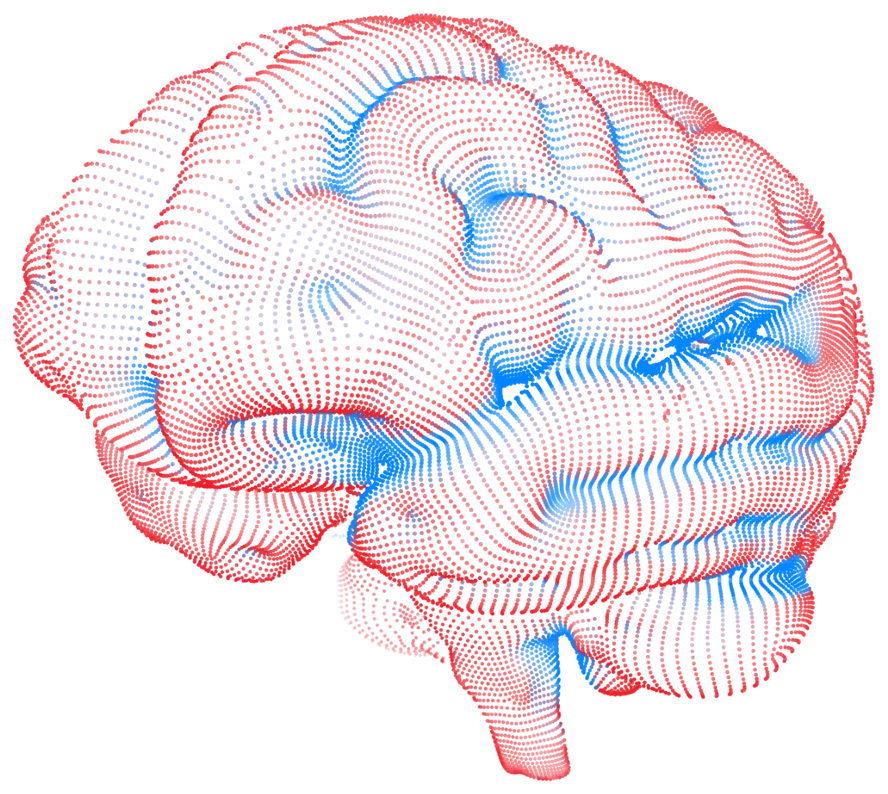
#> input picture sfn-2026/hero-brain.webp, 888 x 794 px, shrunk from 1145 x 1024 before the run, found by its file name
$ python brain-particles.py
#> lines starting #> are read from the running program, lines starting #| are printed output that depends on the picture
"""Build the Quiet Field hero brain particle data from hero-brain.webp.

Samples the brain image with a minimum spacing (brightest, most opaque points
first), so sparse areas get one particle per dot and dense folds get a tight
chain. Prints a base64 string for BRAIN_DATA in QuietFieldVariant.dc.html.

Record layout, 6 bytes per particle:
  x, y   uint16 little-endian, image px * 4
  c      uint8 palette index (see BRAIN_PALETTE, printed as JSON)
  a      uint8 alpha 0-255

Usage: python3 sfn-2026/tools/brain-particles.py > /tmp/brain.txt
"""
import base64, json, struct, sys
import numpy as np
from PIL import Image, ImageFilter

SRC = 'sfn-2026/hero-brain.webp'
SPACING = 4.5
MIN_ALPHA = 60

im = Image.open(SRC).convert('RGBA')
#> im is the input picture: PIL image 888x794 RGBA; mean R, G, B, A 123.6, 84.9, 100.3, 49.6
W, H = im.size
#> W = 888; H = 794
px = np.asarray(im).astype(np.float32)
alpha_blur = np.asarray(im.split()[3].filter(ImageFilter.GaussianBlur(1.2))).astype(np.float32)
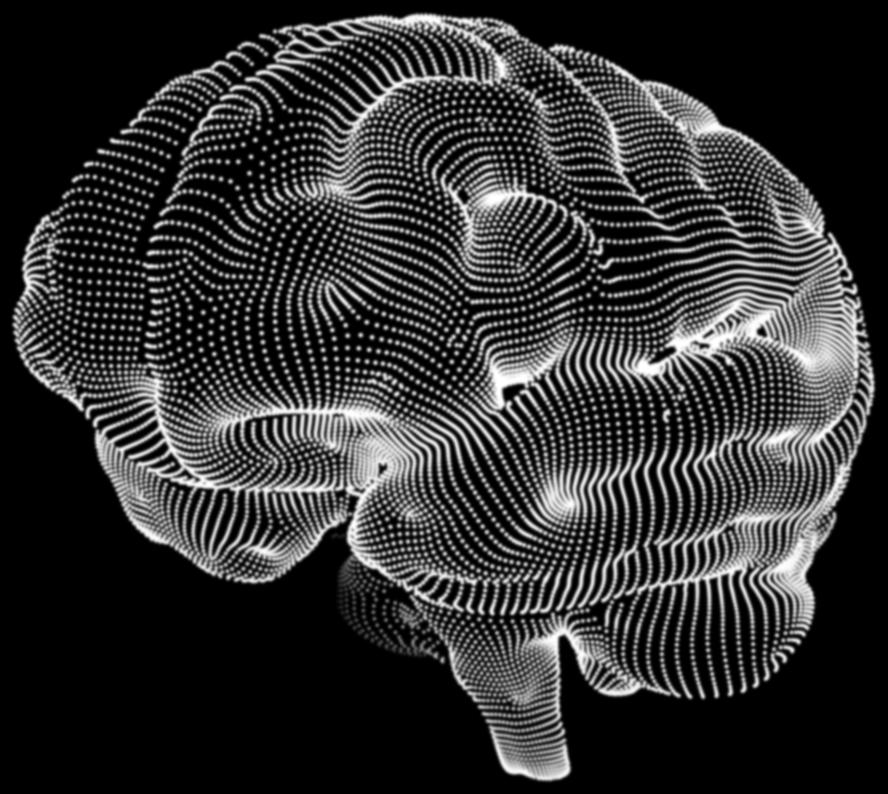
#> alpha_blur: shape (794, 888) float32; min 0, max 255, mean 49.6

ys, xs = np.nonzero(alpha_blur > MIN_ALPHA)
order = np.argsort(-alpha_blur[ys, xs], kind='stable')
cell = SPACING
grid = {}
picked = []
s2 = SPACING * SPACING
for i in order:
    x, y = int(xs[i]), int(ys[i])
    gx, gy = int(x // cell), int(y // cell)
    ok = True
    for dx in (-1, 0, 1):
        for dy in (-1, 0, 1):
            for (qx, qy) in grid.get((gx + dx, gy + dy), ()):
                if (qx - x) ** 2 + (qy - y) ** 2 < s2:
                    ok = False; break
            if not ok: break
        if not ok: break
    if ok:
        grid.setdefault((gx, gy), []).append((x, y))
        picked.append((x, y))
#> this loop made 227029 passes
#> (i, x, y, gx, gy) on passes 1 to 3: (356, 429, 18, 95, 4), (504, 429, 19, 95, 4), (505, 430, 19, 95, 4)
#> after the loop, grid = 8139 items; picked = 8210 pairs, first value 15 to 872, second value 13 to 780

# Quantize colors to a small palette so the page can batch fills by color
cols = np.array([px[y, x, :3] for x, y in picked])
q = (cols / 28).round().astype(int)
keys, inv = np.unique(q, axis=0, return_inverse=True)
#> keys = 155 rows, first 8: [0, 2, 6], [0, 4, 9], [0, 5, 8], [0, 5, 9], [0, 6, 9], [1, 4, 7], [1, 4, 8], [1, 4, 9]; inv = 8210 values, max 154 at index 1947, min 0 at index 8006, mean 103.9
inv = inv.reshape(-1)
palette = []
for k in range(len(keys)):
    m = cols[inv == k].mean(axis=0)
    palette.append('#%02x%02x%02x' % tuple(int(round(v)) for v in m))
#> this loop made 155 passes
#> m on passes 1 to 3: [0, 55, 176], [4.56, 121.9, 246.4], [5, 133, 234.7]
#> after the loop, palette = 155 items, first 6: '#0037b0', '#057af6', '#0585eb', '#0487fc', '#0bacfa', '#226ebd'
if len(palette) > 255:
    sys.exit('palette too large: %d' % len(palette))

buf = bytearray()
for (x, y), c in zip(picked, inv):
    a = int(min(255, px[y, x, 3]))
    buf += struct.pack('<HHBB', x * 4, y * 4, int(c), a)
#> this loop made 8210 passes
#> (x, y, c, a) on passes 1 to 3: (429, 18, 141, 255), (500, 65, 17, 255), (492, 196, 10, 255)

print(json.dumps({'w': W, 'h': H, 'n': len(picked), 'palette': palette,
                  'data': base64.b64encode(bytes(buf)).decode()}))
#> (printed output is left out)
